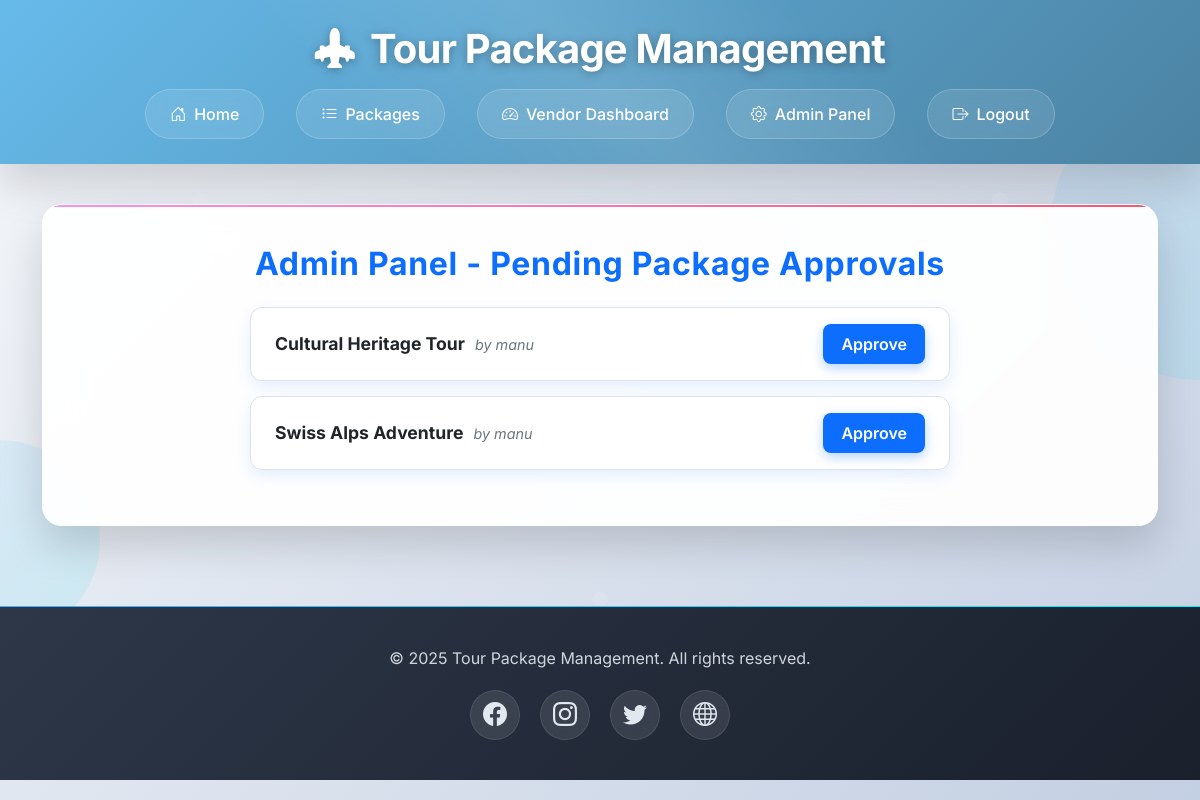
Screenshot of /admin-panel/ (signed in) with the database file from the repository.
### travel/models.py (models this page shows, shortened)
class Package(models.Model):
    vendor = models.ForeignKey(User, on_delete=models.CASCADE, related_name='vendor_packages')
    title = models.CharField(max_length=200)
    description = models.TextField()
    price = models.DecimalField(max_digits=10, decimal_places=2)
    duration_days = models.IntegerField()
    destination = models.CharField(max_length=100)
    image = models.ImageField(upload_to='package_images/', null=True, blank=True)
    created_at = models.DateTimeField(auto_now_add=True)
    auto_expiry_days = models.IntegerField(default=30)
    approved = models.BooleanField(default=False)

### travel/views.py (the view)
# urls.py: path('admin-panel/', views.admin_dashboard, name='admin_dashboard'),
@login_required
def admin_dashboard(request):
    pending = Package.objects.filter(approved=False)
    return render(request, 'travel/admin_dashboard.html', {'packages': pending})

### travel/templates/travel/admin_dashboard.html (shortened to what this page needs)
{% extends 'travel/base.html' %}
{% block content %}
<h2>Admin Panel - Pending Package Approvals</h2>
<ul>
  {% for pkg in packages %}
    <li>
      <div>
        <strong>{{ pkg.title }}</strong><span class="vendor">by {{ pkg.vendor.username }}</span>
      </div>
      <form method="post" action="{% url 'approve_package' pkg.pk %}">
        <button type="submit">Approve</button>
      </form>
    </li>
  {% empty %}
    <li class="no-packages">No packages pending approval.</li>
  {% endfor %}
</ul>
{% endblock %}

### travel/templates/travel/base.html (style rules this page uses)
:root { --primary-gradient: linear-gradient(135deg, #66baea 0%, #4b82a2 100%); --secondary-gradient: linear-gradient(135deg, #f093fb 0%, #f5576c 100%); --accent-gradient: linear-gradient(135deg, #4facfe 0%, #00f2fe 100%); --dark-gradient: linear-gradient(135deg, #2d3748 0%, #1a202c 100%); --glass-bg: rgba(255, 255, 255, 0.1); --glass-border: rgba(255, 255, 255, 0.2); --text-primary: #2d3748; --text-secondary: #4a5568; --shadow-light: 0 10px 25px rgba(0, 0, 0, 0.1); --shadow-medium: 0 20px 40px rgba(0, 0, 0, 0.15); --shadow-heavy: 0 30px 60px rgba(0, 0, 0, 0.2); }
* { margin: 0; padding: 0; box-sizing: border-box; }
body { font-family: 'Inter', sans-serif; background: linear-gradient(135deg, #f5f7fa 0%, #c3cfe2 100%); min-height: 100vh; overflow-x: hidden; position: relative; }
body::before { content: ''; position: fixed; top: 0; left: 0; width: 100%; height: 100%; pointer-events: none; z-index: -1; animation: float 20s ease-in-out infinite; }

### travel/templates/travel/admin_dashboard.html (style rules this page uses)
h2 { font-size: 2rem; color: #0d6efd; margin-bottom: 1.5rem; font-weight: 700; letter-spacing: 0.7px; text-align: center; }
ul { max-width: 700px; margin: 0 auto; padding: 0; list-style: none; }
ul li { background: #fff; border: 1px solid #dee2e6; border-radius: 12px; padding: 16px 24px; margin-bottom: 15px; display: flex; justify-content: space-between; align-items: center; box-shadow: 0 6px 15px rgba(13, 110, 253, 0.1); transition: box-shadow 0.3s ease; }
ul li strong { font-size: 1.1rem; color: #212529; }
ul li span.vendor { color: #6c757d; margin-left: 10px; font-style: italic; font-size: 0.9rem; }
form { margin: 0; }
form button { background-color: #0d6efd; color: white; border: none; padding: 8px 18px; font-weight: 600; border-radius: 8px; cursor: pointer; transition: background-color 0.3s ease; box-shadow: 0 4px 12px rgba(13, 110, 253, 0.3); }

### rows the page displays
Package: title "Cultural Heritage Tour", vendor.username "manu"
Package: title "Swiss Alps Adventure", vendor.username "manu"
